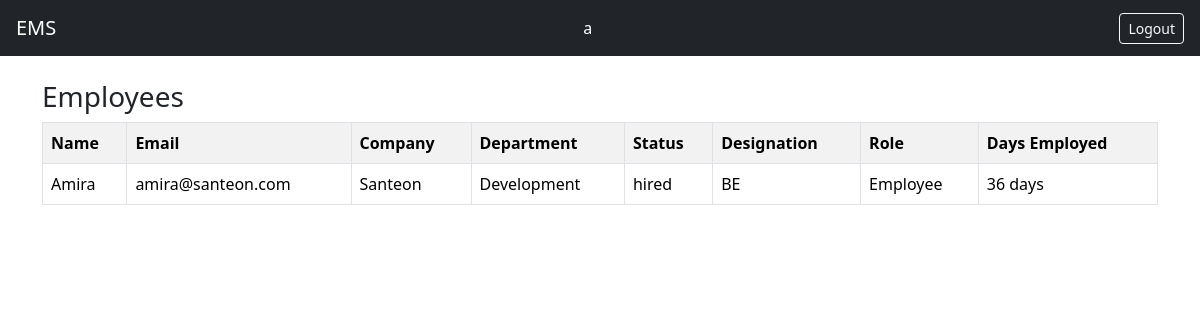
Page / (signed in) on the committed database.
### employees/models.py (models this page shows, shortened)
class Employee(models.Model):
    STATUS_CHOICES = [
        ('application', 'Application Received'),
        ('interview', 'Interview Scheduled'),
        ('hired', 'Hired'),
        ('rejected', 'Not Accepted'),
    ]
    company = models.ForeignKey(Company, on_delete=models.PROTECT, related_name='employees')
    department = models.ForeignKey(Department, on_delete=models.PROTECT, related_name='employees')
    status = models.CharField(max_length=20, choices=STATUS_CHOICES)
    name = models.CharField(max_length=255)
    email = models.EmailField(unique=True)
    mobile = models.CharField(max_length=22, unique=True)
    address = models.TextField()
    designation = models.CharField(max_length=255)
    hired_on = models.DateField(null=True, blank=True) # Can be null if not hired yet
    user = models.OneToOneField(User, on_delete=models.CASCADE)
    @property
    def days_employed(self):
        if self.status == 'hired' and self.hired_on:
            return (date.today() - self.hired_on).days
        return None
    def is_manager(self):
        return self.user.groups.filter(name='Manager').exists()

### companies/models.py (models this page shows, shortened)
class Company(models.Model):
    name = models.CharField(max_length=255)
    departments_count = models.PositiveIntegerField(default=0)
    employees_count = models.PositiveIntegerField(default=0)
    class Meta:
        verbose_name_plural = "Companies"

class Department(models.Model):
    company = models.ForeignKey(Company, on_delete=models.PROTECT, related_name='departments')
    name = models.CharField(max_length=255)
    employees_count = models.PositiveIntegerField(default=0)

### ems/views.py (the view)
# urls.py: path('', employee_list, name='home'),
@login_required
def employee_list(request):
    user = request.user
    is_manager = user.groups.filter(name='Manager').exists()
    if user.is_superuser:
        employees = Employee.objects.all()
    elif is_manager:
        employees = Employee.objects.filter(
            department=user.employee.department
        )
    else:
        employees = Employee.objects.filter(user=user)
    companies = None
    if user.is_superuser:
        companies = Company.objects.all()
    departments = None
    if user.is_superuser:
        departments = Department.objects.select_related('company')
    elif is_manager:
        departments = Department.objects.filter(
            company=user.employee.company
        ).select_related('company')
    return render(
        request,
        'employees/list.html',
        {
            'employees': employees,
            'is_manager': is_manager,
            'companies': companies,
            'departments': departments,
        }
    )

### templates/employees/list.html (shortened to what this page needs)
{% extends "base.html" %}
{% block content %}
<h3>Employees</h3>
<table class="table table-bordered table-striped">
    <tr>
        <th>Name</th>
        <th>Email</th>
        <th>Company</th>
        <th>Department</th>
        <th>Status</th>
        <th>Designation</th>
        <th>Role</th>
        <th>Days Employed</th>
    </tr>
    {% for e in employees %}
    <tr>
        <td>{{ e.name }}</td>
        <td>{{ e.email }}</td>
        <td>{{ e.company.name }}</td>
        <td>{{ e.department.name }}</td>
        <td>{{ e.status }}</td>
        <td>{{ e.designation }}</td>
        <td>
            {% if e.is_manager %}
                Manager
            {% else %}
                Employee
            {% endif %}
        </td>
        <td>
            {% if e.days_employed %}
                {{ e.days_employed }} days
            {% else %}
                Not hired
            {% endif %}
        </td>
    </tr>
    {% endfor %}
</table>
{% endblock %}

### templates/base.html (shortened to what this page needs)
<!DOCTYPE html>
<html>
<head>
    <link href="https://cdn.jsdelivr.net/npm/bootstrap@5.3.2/dist/css/bootstrap.min.css" rel="stylesheet">
</head>
<body>
<nav class="navbar navbar-dark bg-dark px-3">
    <a class="navbar-brand text-white" href="/">EMS</a>
    {% if user.is_authenticated %}
        <span class="text-white me-3">
            {{ user.username }}
        </span>
        <form method="post"
            action="{% url 'logout' %}"
            style="display:inline;">
            <button type="submit"
                    class="btn btn-sm btn-outline-light">
                Logout
            </button>
        </form>
    {% endif %}
</nav>
<div class="container mt-4">
    {% block content %}{% endblock %}
</div>
</body>
</html>

### rows in the picture
Employee: name "Amira", email "amira@santeon.com", company.name "Santeon", department.name "Development", status "hired", designation "BE", shows "Employee", days_employed "36"

### other values in the picture
{{ user.username }} "a"
